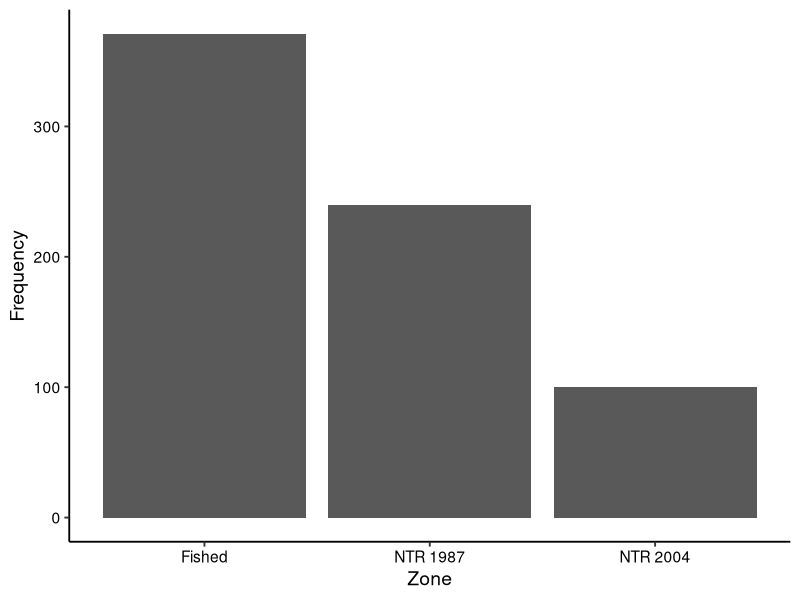

This chart was generated by the following R code: (Note: this script raises an error after producing the figure.)
#Checking working directory
getwd()

# Loading packages
library(tidyverse)

# Setting ggplot theme
deftheme <- theme_classic(base_size = 14) + 
  theme(axis.text = element_text(color = "black"),
        legend.position = "right") 
theme_set(deftheme)

# Loading datasets
GBR_Sites <- read.csv("./Data/Raw/data.gov.au_fish_benthos_GBR_sites_raw.csv")
GBR_Zones <- read.csv("./Data/Raw/data.gov.au_fish_benthos_GBR_zones_raw.csv")

colnames(GBR_Sites)
colnames(GBR_Zones)

str(GBR_Sites)
str(GBR_Zones)

dim(GBR_Sites)
dim(GBR_Zones)

summary(GBR_Sites$LHC_mean)
summary(GBR_Sites$LCC_mean)
summary(GBR_Sites$Total.Fish.Densit_mean)
summary(GBR_Sites$Fish.Species.richness_mean)

#Note: Only the plots used in the final report were finalized. 
#Polished exploratory plots
#Number of zones
zones_explore <- ggplot(GBR_Sites) + aes(x = Zone) +
  geom_bar() +
  labs(y = "Frequency")

print(zones_explore)

#Frequency graph of coral and macroalgae
LHC_MAC_explore <- ggplot(GBR_Sites_Processed_1999) +
  geom_freqpoly(aes(x = LHC_mean, color = "Living hard coral")) + 
  geom_freqpoly(aes(x = MAC_mean, color = "Fleshy macroalgae")) +
  scale_color_viridis_d() +
  labs(x = "Mean % cover", y = "Frequency", color = "")

print(LHC_MAC_explore)

#Coral vs. macroalgae
coral_mac_scatter <- ggplot(GBR_Sites_Processed_1999) + 
  aes(x = MAC_mean, y = LHC_mean) +
  geom_point() + 
  labs(y = "Mean live hard coral % cover", x = "Mean fleshy macroalgae % cover")
print(coral_mac_scatter)

#Fish density and coral coverage over time
LHC_year_explore <- ggplot(GBR_Sites_Processed_2004) + aes(x = Year, y = LHC_mean) +
  geom_point() +
  labs(y = "Mean live hard coral % cover") +
  theme(axis.title.y = element_text(size = 9))

Fish_year_explore <- ggplot(GBR_Sites_Processed_2004) + 
  aes(x = Year, y = Total.Fish.Densit_mean) +
  geom_point() +
  labs(y = expression('Mean total fish density (per 1000 m'^"2"*')')) +
  theme(axis.title.x = element_blank(), axis.text.x = element_blank(), 
        axis.title.y = element_text(size = 9))

plot_grid(Fish_year_explore, LHC_year_explore, align = "v", ncol = 1)

#Fish vs. coral
coral_fish_scatter <- ggplot(GBR_Sites_Processed_2004) + 
  aes(x = LHC_mean, y = Total.Fish.Densit_mean) +
  geom_point() + 
  labs(x = "Mean live hard coral % cover", 
       y = expression('Mean total fish density (per 1000 m'^"2"*')'))
print(coral_fish_scatter)

#Unpolished exploratory plots
#Year scatterplots
ggplot(GBR_Sites) + aes(x = Year, y = LHC_mean) +
 geom_point()

ggplot(GBR_Sites) + aes(x = Year, y = LCC_mean) +
  geom_point()

ggplot(GBR_Sites) + aes(x = Year, y = Total.Fish.Densit_mean) +
  geom_point()

ggplot(GBR_Sites) + aes(x = Year, y = Fish.Species.richness_mean) +
  geom_point()

#Scatterplot showing mean fish density in relation to mean % hard coral cover
ggplot(GBR_Sites) + aes(x = LHC_mean, y = Total.Fish.Densit_mean) +
  geom_point() + 
  xlim(0, 100)

#Bar graph showing the number of each type of zones
ggplot(GBR_Sites) + aes(x = Zone) +
  geom_bar()

#Histograms of % hard coral cover, % total coral cover, % mean fish density, and 
#mean fish species richness
ggplot(GBR_Sites) + aes(x = LHC_mean) +
  geom_histogram()

ggplot(GBR_Sites) + aes(x = LCC_mean) +
  geom_histogram()

ggplot(GBR_Sites) + aes(x = Total.Fish.Densit_mean) +
  geom_histogram()

ggplot(GBR_Sites) + aes(x = Fish.Species.richness_mean) +
  geom_histogram()

#Frequency polygon graph showing % hard and total coral cover
ggplot(GBR_Sites) +
  geom_freqpoly(aes(x = LHC_mean)) + 
  geom_freqpoly(aes(x = LCC_mean))

#Boxplots of % hard coral cover, % total coral cover, % mean fish density, and 
#mean fish species richness
ggplot(GBR_Sites) + aes(y = LHC_mean, x = Zone) +
  geom_boxplot()

ggplot(GBR_Sites) + aes(y = LCC_mean) +
  geom_boxplot()

###Both LHC_mean and LCC_mean are percentages, but they each have outliers over 100

ggplot(GBR_Sites) + aes(y = Total.Fish.Densit_mean, x = Zone) +
  geom_boxplot()

ggplot(GBR_Sites) + aes(y = Fish.Species.richness_mean, x = Zone) +
  geom_boxplot()


  







